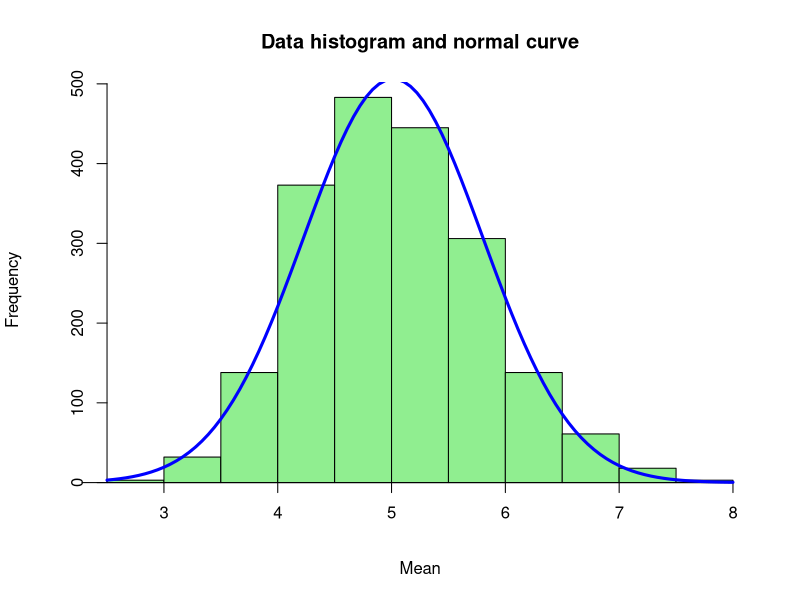
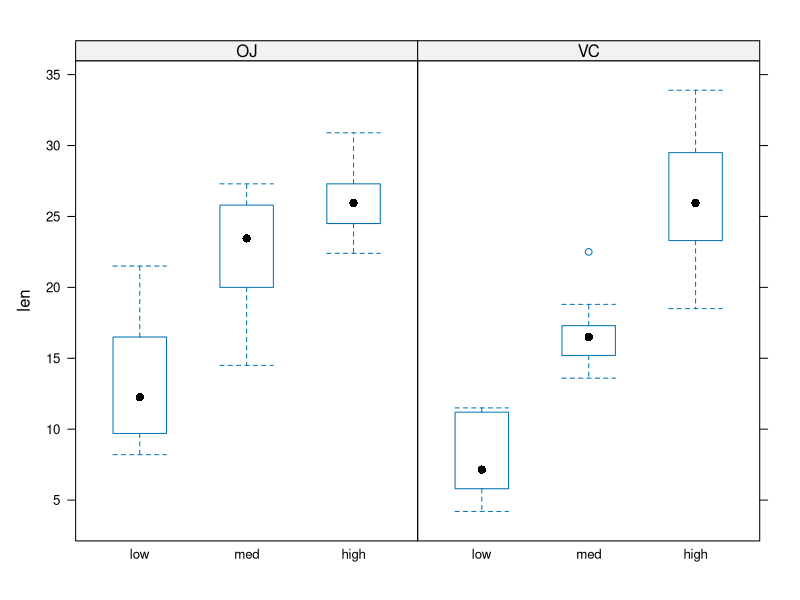
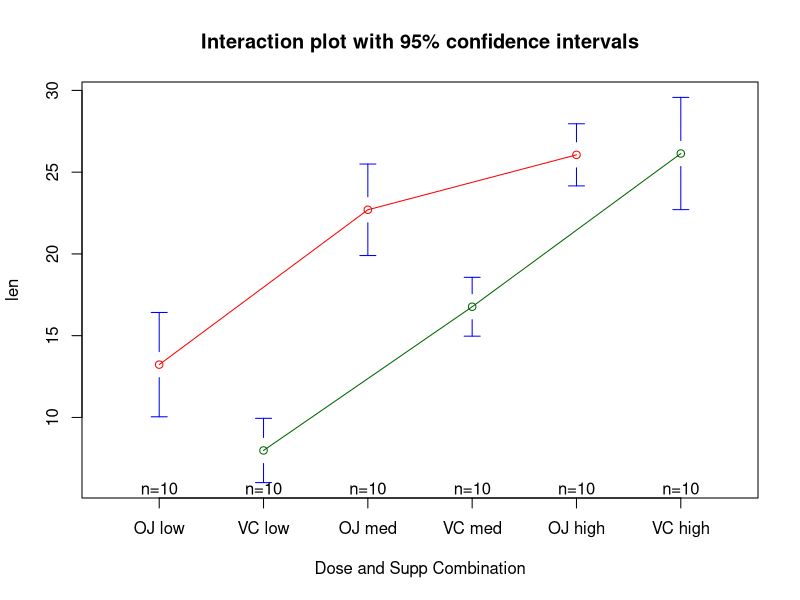

Generate these figures, in order, with R:
## ---- chunk 1
setwd("~/Desktop/Coursera/StatInf/courseProject")
library(lattice)
library(gplots)

lambda <- 0.2
n <- 40
simulations <- 1:2000
set.seed(55) #this is needed to make the exercise reproducible (can be any number)
means <- data.frame(x = sapply(simulations, function(x) {mean(rexp(n, lambda))}))
## ---- chunk 2
mean(means$x) # sampling mean = 5.015019
(1/lambda) # theoretical mean = 5
## ---- chunk 3
var(means$x) # sampling var = 0.6212932
sd(means$x) # sampling sd = 0.7882215
((1/lambda)/sqrt(n))^2 # theoretical var = 0.625
(1/lambda)/sqrt(n) # theoretical sd = 0.7905694
## ---- chunk 4
shapiro.test(means$x) # p-value = 2.972e-08
## ---- chunk 5
tmp <- hist(means$x, freq=TRUE, main="Data histogram and normal curve",
  	col="lightgreen", axes = FALSE, xlab='Mean', yaxt='n', ylab='Frequency')
axis(2, pos = 2.5)
axis(1,at=seq(0,8,1), pos=0)

multiplier <- tmp$counts / tmp$density
mydensity <- density(means$x)
mydensity$y <- mydensity$y * multiplier[1]

myx <- seq(2.5, 8, length.out= 100)
mymean <- mean(means$x)
mysd <- sd(means$x)

normal <- dnorm(x = myx, mean = mymean, sd = mysd)
lines(myx, normal * multiplier[1], col = "blue", lwd = 3)
## ---- chunk 6
data(ToothGrowth)
nrow(ToothGrowth)
ncol(ToothGrowth)
str(ToothGrowth)
## ---- chunk 7
ToothGrowth$dose
ToothGrowth$dose = factor(ToothGrowth$dose, levels=c(0.5,1.0,2.0),
                          labels=c("low","med","high"))
attach(ToothGrowth)
table(supp,dose)
## ---- chunk 8
bwplot(len ~ dose | supp)
## ---- chunk 9
summary(ToothGrowth)
aggregate(len,list(supp,dose), mean)
aggregate(len,list(supp,dose), sd)
## ---- chunk 10
anova <- aov(len ~ supp * dose, data=ToothGrowth)
TukeyHSD(anova)
## ---- chunk 11
plotmeans(len~interaction(supp,dose,sep=" "),connect=list(c(1,3,5),c(2,4,6)),col=c("red","darkgreen"),xlab="Dose and Supp Combination",main = "Interaction plot with 95% confidence intervals")
